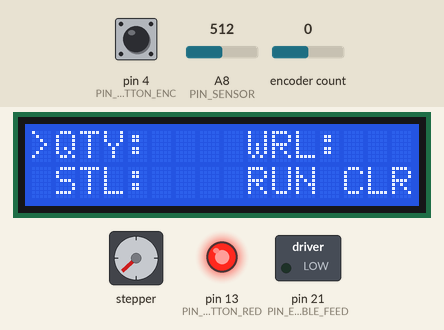
Bench run of a sketch on a simulated Arduino Mega 2560, built with avr-gcc and run on an emulated ATmega2560. On the bench: 16×2 character LCD, stepper motor, switched loads named in the sketch (green lamp = pin HIGH), output pins drawn as LEDs (lit = HIGH). Inputs (shaded band) come from the test bench; at power-on: encoder count 0, pin 4 (PIN_BUTTON_ENC) HIGH, A8 (PIN_SENSOR) = 512. Stepper angles assume 200 steps per turn; what the sketch prints to the serial monitor is not drawn.

Above: at 1.7 s.
1.8 s: encoder count set to 4
At 2.9 s:
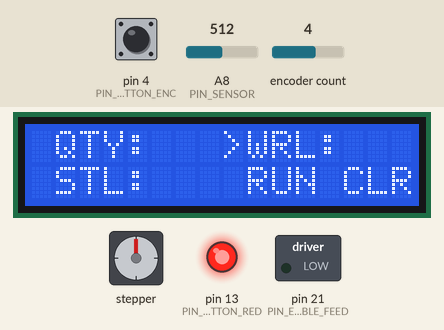
4.0 s: encoder count set to 8
At 5.0 s:
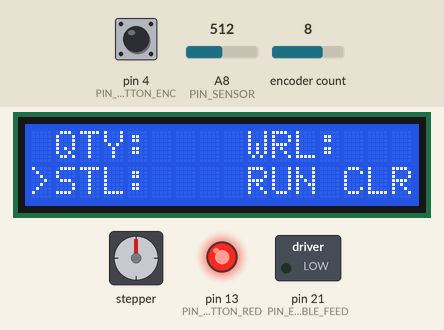
5.5 s: encoder count set to 12
At 6.2 s:
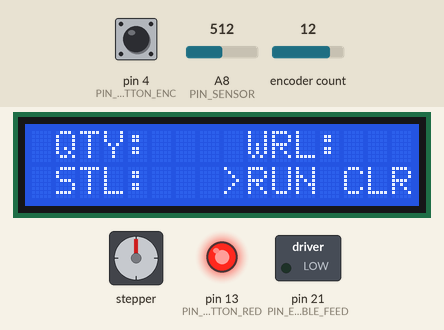
7.0 s: pin 4 (PIN_BUTTON_ENC) pulled LOW for 0.15 s
At 8.3 s:
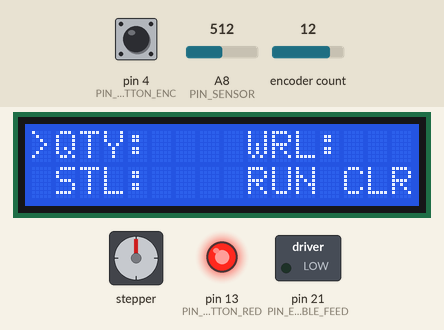
8.6 s: pin 4 (PIN_BUTTON_ENC) pulled LOW for 1 s
At 9.5 s:
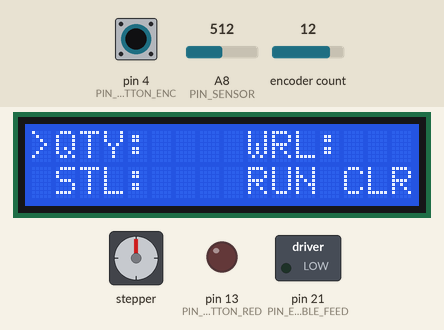
11.1 s: pin 4 (PIN_BUTTON_ENC) pulled LOW for 3.2 s
At 11.4 s:
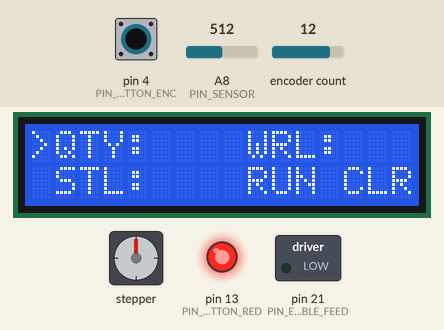
Timing chart, 0 to 14.1 s (numbered marks = the images above; inputs shaded):
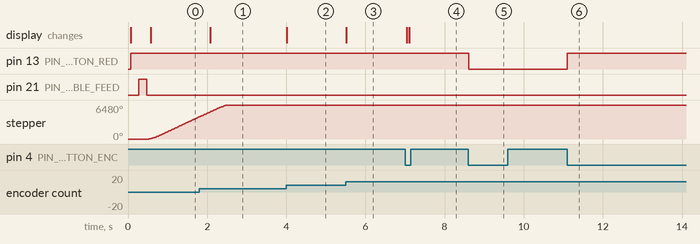

Measured:
- after the input at 1.8 s, the display: changes after 0.28 s (image 1)
- after the input at 4.0 s, the display: changes at once (image 2)
- after the input at 5.5 s, the display: changes at once (image 3)
- after the input at 7.0 s, the display: first changes at once (image 4 shows a later state)
- after the input at 8.6 s, pin 13 (PIN_BUTTON_RED): HIGH → LOW at once
- after the input at 11.1 s, pin 13 (PIN_BUTTON_RED): LOW → HIGH at once

The sketch:

Vanilla-Wire-cutter-robot-code.ino
```cpp
#include <Adafruit_CharacterOLED.h>
#include <AccelStepper.h>
#include <Bounce2.h>
#include <Encoder.h>

// READ ME READ ME
// This is a slightly modified version of the original E14 project From student workers at Weber State University Automotive program. That being said, the wiring is VERY similar, and we will have a seperate file that is specifically
// for the schools specific system for our systems differs from the Element14 version in mechanical operation, but again has extremely similar wiring. There was real effort to follow the instructions as close as possible, and reflect it in our builds. Please file an issue on github if you need assistance, though turn around times may vary.
//
//For the buttons and encoder info, we built a break out board to handle the repeated need for the 5v and GND bus, as long as the pins match,
//and requirements are followed for the pins, it should be fine. While looking at the bottom of the encoder with the pins being on the bottom looking at the pcb, the goes as-
//follows, pin 1 is GND, pin 2 is 5V, pin 3 to pin 4 on arduino, pin 4 to pin 3 on arduino, pin 5 to pin 2 on arduino. We found that the button we have installed next to the encoder-//
//on the panel seems to not have a use at this time.
#define ENCODER_DO_NOT_USE_INTERRUPTS
#define PIN_ENABLE_FEED 21 // this is the enable for the feed stepper motor, make sure is installed, labeled as th EN slot on the driver, and has a brown wire in our case with our wiring harness.
#define PIN_ENC_A 3 //for the encoder switch
#define PIN_ENC_B 2 // for the encoder switch
#define PIN_BUTTON_ENC 4 //the actual button in the encoder that is clicked
#define PIN_BUTTON_RED 13 //again, not used we think, will adjust accordingly.
#define PIN_LED 13   // we dont know what this does yet.
#define PIN_SENSOR A8 //moved to a8 due to a0 being occupied (RED wire to 5V, BLACK wire to GND, BLUE wire to A8) https://www.farnell.com/datasheets/47017.pdf
#define WIRE_QUANT_MIN 1
#define WIRE_QUANT_MAX 100
#define WIRE_MIN_LEN 5
#define WIRE_AWG 22


Adafruit_CharacterOLED lcd(OLED_V2, 6, 7, 8, 9, 10, 11, 12); //from the back of the screen, from left to right, the pins are as follows, pin 1 goes to GND, pin 2 to 5v, pin 3 to pin 12 arduino,-
//- pin4 to pin 11 arduino, pin 5 to pin 10 arduino, pin 6 to pin 9 arduino, pin 7&8&9&10 unused. pin 11 to pin 8 arduino, pin 12 to pin 7 arduino, pin 13 to pin 6 arduino, pin 14 unused, pin 15 to 5v, pin 16 to GND

AccelStepper stepCut(1, 19, 18); // (DRIVER, STEP, DIR)// the "1" after stepCut indicates the use of a motor driver module, pins to the arduino are as follows, 5V to 5V, step to arduino pin 19, dir to arduino pin 18, we dont have a current resistor and is set to OPEN.
// for the stepper motor to the driver for the cutter on the larger motor driver, red to a, blue to a-, green to b, black to b-,

AccelStepper stepFeed(1, 15, 14); // (DRIVER Type, step, dir) pinouts are as follows, DIR (Blue) to pin 14 on arduino, STEP (grey) to arduino pin 15, EN aka engage (brown) to arduino pin 21, COMM (yellow) to 5v, GND (black) to 24V GND, V+ (red) to 24V+.
//3 wires are unused: TXD(green), RXD(black), CHOP (white).
// for the stepper motor to the driver for the feeder, blue to b2, red to b1, green to a2, black to a1     https://www.omc-stepperonline.com/nema-17-bipolar-59ncm-84oz-in-2a-42x48mm-4-wires-w-1m-cable-and-connector.html?search=17hs19-2004s1//

Encoder encoder(PIN_ENC_A, PIN_ENC_B);
Bounce buttonOK = Bounce();
Bounce buttonRED = Bounce();


int curSpool = 0; // in future, give each spool a unique id and track total length cut ( we are working on this, but is a later addition to our machine.)
int curSpoolRemaining = 0;

int mainMode = 0;
int subMode = 0;
int lastSubMode = -99;
int scrollPos = 0;
int lastScrollPos = -99;
long encPos = -999;
long lastEncPos = 0;

long retractPos = -3600; // how much should i be open, lower the number, smaller the hole, and make sure the blades are always touching. remove the "-" if needed the cutter head to move opposite direction.
long stripPos = -1000; // how small the gap for stripping. remove the "-" if needed the cutter head to move opposite direction.
long stripFeedDistance = 0;
long lengthFeedDistance = 0;
long cutPos = 200; //is the " how far do i need to go to make sure i cut it." remove the "-" if needed the cutter head to move opposite direction. add more to ensure a good clean cut,
long targetPos = 0;
boolean isHomed = false;
int bladeCycleState = 0;
int sensorVal = 0;

uint16_t wireQuantity = 0;
uint16_t wireLength = 0; // in milimeters
uint16_t wireStripLength = 0;
uint16_t wiresCut = 0;

float conductor_diam = 0.64516; // 22 AWG
float feed_diam = 22.0; // uncalibrated!
float feed_circum = PI * feed_diam; // 69.115mm per rev
//float feed_res = feed_circum / 200.0; // .346mm per step
float feed_res = 0.346;

// Z travel is 1/16" (1.5875mm) per revolution
// both motors are 1.8deg per step (200 per revolution)
// the cut motor driver has a noncofigurable default 10x microstepping rate
// so z resolution = 0.00079375mm per "full" step sent
// leaving us with ~1260 steps per mm z travel

boolean ledState = 0;
long curTime = 0;
long lastTime = 0;
int deltaTime = 100;

void setup(){

  Serial.begin(115200);
  lcd.begin(16, 2);
  lcd.print("AWCS READY!");
  stepCut.setPinsInverted(true, true);
  stepFeed.setPinsInverted(true, true);
  stepFeed.setMaxSpeed(2000);
  stepFeed.setAcceleration(6000);
  stepCut.setMaxSpeed(20000);
  stepCut.setAcceleration(40000);
  pinMode(PIN_ENABLE_FEED, OUTPUT);
  pinMode(PIN_BUTTON_ENC, INPUT_PULLUP);
  pinMode(PIN_BUTTON_RED, INPUT_PULLUP);
  pinMode(PIN_LED, OUTPUT);
  buttonOK.attach(PIN_BUTTON_ENC);
  buttonRED.attach(PIN_BUTTON_RED);
  buttonOK.interval(5);
  buttonRED.interval(5);

  digitalWrite(PIN_ENABLE_FEED, LOW);
  delay(200);
  digitalWrite(PIN_ENABLE_FEED, HIGH);
  delay(200);
  digitalWrite(PIN_ENABLE_FEED, LOW);
  //setZHOME():
  setBlade('H');
  //lcd.clear();
  printMenu();
  printCursor(0);
  subMode = 5;
  setBlade('R');
}

void loop(){
 // be sure to turn to comment below here during normal operation
  /*curTime = millis(); // VERY BASIC Calibration measurement
  if (curTime - lastTime > deltaTime){
    lastTime = curTime;
     getInput();
    //lcd.clear();
    lcd.setCursor(0, 0);
    lcd.print("POS:   ");
    lcd.setCursor(4, 0);
    lcd.print(scrollPos);
    lcd.setCursor(0, 1);
    lcd.print("SEN:    ");
    lcd.setCursor(4, 1);
    lcd.print(sensorVal);
    cutPos = 63 * scrollPos;
    stepCut.moveTo(cutPos);
  }
*/
  //be sure to turn to comment above here suring normal operation
  stepCut.run();

  getInput();

  switch(mainMode){

    case 0: // MAIN MENU
        switch(subMode){
          case 0: // choose quantity
            if( scrollPos != lastScrollPos){
              if (scrollPos > 999)scrollPos = 1;
              if (scrollPos < 1)scrollPos = 999;
              lastScrollPos = scrollPos;
              wireQuantity = scrollPos;
              lcd.setCursor(5, 0);
              lcd.print("   "); // clear
              lcd.setCursor(5, 0);
              lcd.print(wireQuantity);
            }
            if (buttonOK.fell())returnToMenu();
          break;
          case 1: // choose length (resolution of 5mm)
            if( scrollPos != lastScrollPos){
              if (scrollPos > 99)scrollPos = 0;
              if (scrollPos < 0)scrollPos = 99;
              lastScrollPos = scrollPos;
              wireLength = scrollPos * 5;
              lcd.setCursor(13, 0);
              lcd.print("   "); // clear
              lcd.setCursor(13, 0);
              lcd.print(wireLength);
            }
            if (buttonOK.fell())returnToMenu();
          break;
          case 2: // choose strip length (default strip both ends)
            if( scrollPos != lastScrollPos){
              if (scrollPos > 999)scrollPos = 0;
              if (scrollPos < 0)scrollPos = 999;
              lastScrollPos = scrollPos;
              wireStripLength = scrollPos;
              lcd.setCursor(5, 1);
              lcd.print("   "); // clear
              lcd.setCursor(5, 1);
              lcd.print(wireStripLength);
            }
            if (buttonOK.fell())returnToMenu();
          break;
          case 3: // run
              subMode = 5;
              mainMode = 1; // RUN!
              lcd.clear();
              lcd.home();
              lcd.print("NOW CUTTING:");
              printJobStatus();
              setBlade('R');
              stepFeed.setCurrentPosition(0);
              stripFeedDistance = 32* round(float(wireStripLength)/feed_res); // if you need to spin the motors the other way, add a "-" in front o fthe 32 to change direction on both
              lengthFeedDistance = 32* round((2.0*float(wireStripLength))/feed_res); // this was a problem child, might work for your application, replace with version in next line if problems arise as this so far "works" needs better testing for us
              // lengthFeedDistance = -(32* ((wireLength - 2*(wireStripLength))/feed_res));
              Serial.print("FEED STEPS: ");Serial.println(stripFeedDistance);
              Serial.print("FEED DIST: ");Serial.println(lengthFeedDistance);

          break;
          case 4: // clear
            resetParameters();
            printMenu();
            returnToMenu();

          break;
          case 5: // scrolling
            if( scrollPos != lastScrollPos){
              if (scrollPos > 4)scrollPos = 0;
              if (scrollPos < 0)scrollPos = 4;
              lastScrollPos = scrollPos;
              printCursor(scrollPos);
              }
              if (buttonOK.fell()){
                subMode = scrollPos;
                //delay(200);
            }
          break;
        }
    break;

    case 1: // RUN

      // loop through quantity, allow mid-job canceling
      switch (bladeCycleState){
        case 0: // initial retract, then feed length of strip
          if (stepCut.distanceToGo() == 0){ // allow the blade to retract
            printJobStatus(); // show wire X of N wires
            bladeCycleState++;
            stepFeed.setCurrentPosition(0);
            stepFeed.moveTo(stripFeedDistance); // feed length of strip
          }
        break;
        case 1: // feed, then strip
          if (stepFeed.distanceToGo() == 0){ // allow strip length to fininsh feeding
            bladeCycleState++;
            setBlade('S');
          }
        break;
        case 2: // strip, then retract
          if (stepCut.distanceToGo() == 0){ // allow time to strip
            bladeCycleState++;
            setBlade('R');
          }
        break;
        case 3: // retract, then feed length of wire
          if (stepCut.distanceToGo() == 0){ // allow retraction
            bladeCycleState++;
            stepFeed.setCurrentPosition(0);
            stepFeed.moveTo(lengthFeedDistance);
          }
        break;
        case 4: // feed, then strip
          if (stepFeed.distanceToGo() == 0){ // allow feed movement etc.
            bladeCycleState++;
            setBlade('S');
          }
        break;
        case 5: // strip, then retract
          if (stepCut.distanceToGo() == 0){ // allow feed movement etc.
            bladeCycleState++;
            setBlade('R');
          }
        break;
         case 6: // retract, then feed
          if (stepCut.distanceToGo() == 0){ // allow feed movement etc.
            bladeCycleState++;
            stepFeed.setCurrentPosition(0);
            stepFeed.moveTo(stripFeedDistance);
          }
        break;
        case 7: // retract, then feed
          if (stepFeed.distanceToGo() == 0){ // allow feed movement etc.
            bladeCycleState++;
            setBlade('C');
          }
        break;
        case 8: // cut, then retract and loop if more wires need to run.
          if (stepCut.distanceToGo() == 0){ // allow feed movement etc.
            bladeCycleState = 0;
            wiresCut++;
            setBlade('R');
          }
        break;
      }

      // return to main menu when done or cancel the job
      if (buttonRED.fell() || wiresCut >= wireQuantity){
        mainMode = 0;
        resetParameters();
        subMode = 5;
        returnToMenu();
        printMenu();
        printCursor(0);
      }
    break;

  }
  // the motors only really move if there is a remaning position to travel,
  // and this needs to be called often enough that nesting it
  // inside some other function doesn't help much, so we'll just keep the .run() here
  stepFeed.run();
  stepCut.run();


} // END MAIN LOOP

void printJobStatus(){
   lcd.setCursor(0, 1);
   lcd.print("WIRE     OF   ");
   lcd.setCursor(5, 1);
   lcd.print(wiresCut+1);
   lcd.setCursor(11, 1);
   lcd.print(wireQuantity);
}

void setBlade(char bladePos){
  switch (bladePos){
    case 'H': // home
      while (!isHomed){
        curTime = millis();
        if (curTime - lastTime > 100){
          lastTime = curTime;
          sensorVal = analogRead(PIN_SENSOR);
          if (sensorVal < 430){  //change me to adjust the home
            targetPos += 63; //this is how fast and accurate i find home (which is a closed cutter with no gaps)
            stepCut.moveTo(targetPos);
          } else {
            isHomed = true;
            stepCut.setCurrentPosition(0);
          }
        }
        stepCut.run();
      }
    break;
    case 'R': // retract
      stepCut.moveTo(retractPos);
    break;
    case 'S': // strip
      stepCut.moveTo(stripPos);
    break;
    case 'C': // cut
      stepCut.moveTo(cutPos);
    break;
  }
}

void returnToMenu(){
  scrollPos = subMode;
  subMode = 5;
}

void printCursor(int cursorPos){
  //clear old cursor positions
  lcd.setCursor(0, 0);
  lcd.print(" ");
  lcd.setCursor(8, 0);
  lcd.print(" ");
  lcd.setCursor(0, 1);
  lcd.print(" ");
  lcd.setCursor(8, 1);
  lcd.print(" ");
  lcd.setCursor(12, 1);
  lcd.print(" ");
  switch(cursorPos){
    case 0:
      lcd.setCursor(0, 0);
      lcd.print(">");
    break;
    case 1:
      lcd.setCursor(8, 0);
      lcd.print(">");
    break;
    case 2:
      lcd.setCursor(0, 1);
      lcd.print(">");
    break;
    case 3:
      lcd.setCursor(8, 1);
      lcd.print(">");
    break;
    case 4:
      lcd.setCursor(12, 1);
      lcd.print(">");
    break;
  }
}

void printMenu(){
  lcd.setCursor(0, 0);
  lcd.print(" QTY:    WRL:   ");
  lcd.setCursor(0, 1);
  lcd.print(" STL:    RUN CLR");
}

void resetParameters(){
  wireQuantity = 0;
  wireLength = 0;
  wireStripLength = 0;
  wiresCut = 0;
  bladeCycleState = 0;
  stripFeedDistance = 0;
  lengthFeedDistance = 0;
}

void getInput(){
  buttonOK.update();
  buttonRED.update();
  if (buttonOK.fell()){
    ledState = !ledState;
    digitalWrite(PIN_LED, ledState);
  }
  encPos = encoder.read();
  if (abs(encPos - lastEncPos) > 4){ // did the encoder move one detent?
    if (encPos - lastEncPos > 0){ // positive
      scrollPos++;
    } else { // negative
      scrollPos--;
    }
    lastEncPos = encPos;
  }
  sensorVal = analogRead(PIN_SENSOR);
}
```
